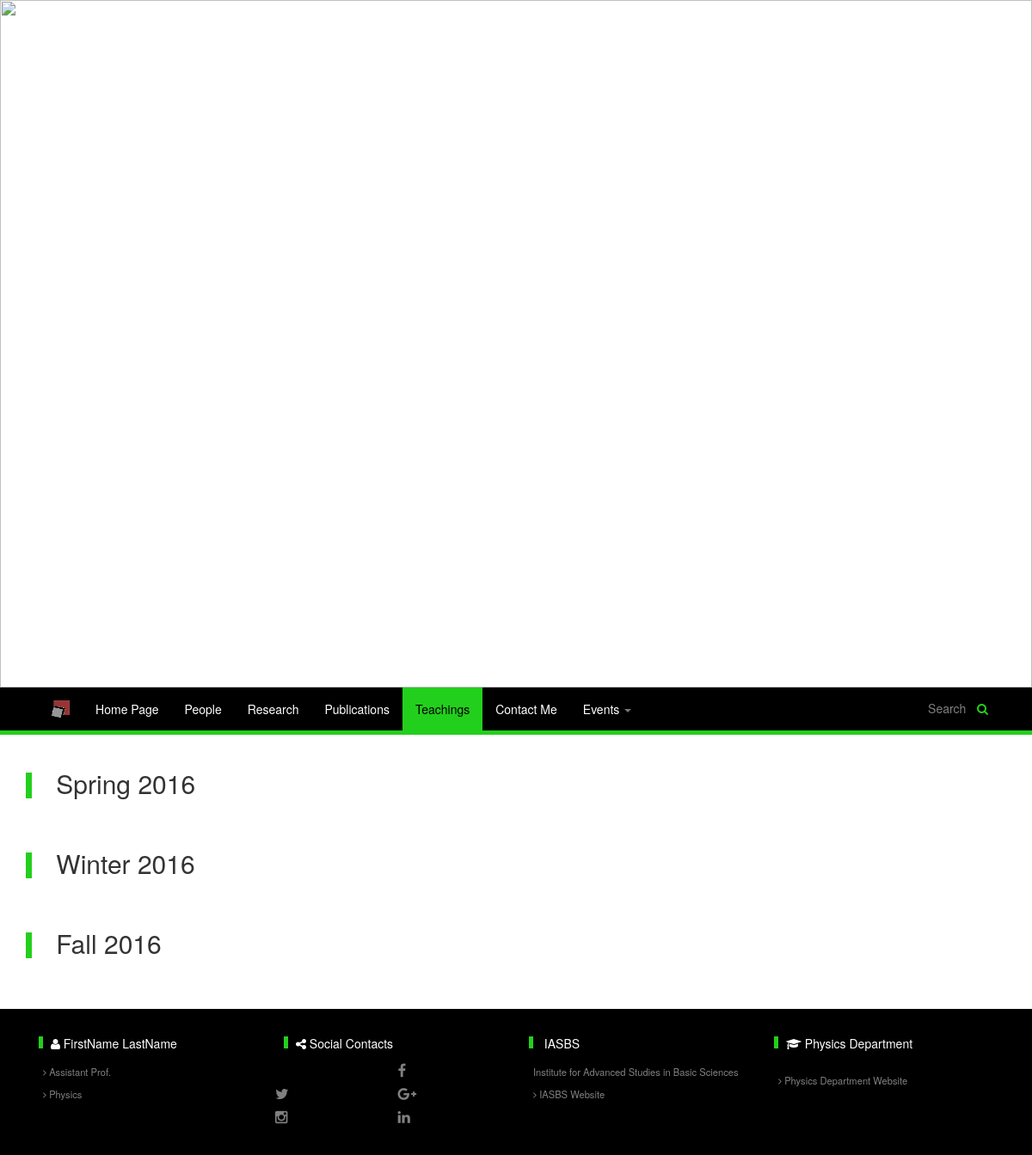
The app's page /preview/teachings.php (signed in) with its own data.
### tables this page shows
CREATE TABLE `page` (
  `page_id` varchar(255) NOT NULL,
  `websiteno` int(11) NOT NULL,
  `title` varchar(255) NOT NULL,
  `file_name` varchar(255) NOT NULL,
  `activity_status` tinyint(1) NOT NULL,
  PRIMARY KEY (`page_id`,`websiteno`),
  KEY `website#` (`websiteno`)
);

CREATE TABLE `season` (
  `seasonno` int(11) NOT NULL AUTO_INCREMENT,
  `websiteno` int(11) NOT NULL,
  `title` varchar(255) DEFAULT NULL,
  PRIMARY KEY (`seasonno`),
  KEY `websiteno` (`websiteno`),
  KEY `websiteno_2` (`websiteno`)
);

CREATE TABLE `footer_link` (
  `footer_linkno` int(11) NOT NULL AUTO_INCREMENT,
  `websiteno` int(11) NOT NULL,
  `role` tinyint(1) NOT NULL,
  `font_icon` varchar(255) NOT NULL,
  `title` varchar(1024) NOT NULL,
  `description` varchar(1024) NOT NULL,
  `activity_status` tinyint(1) NOT NULL,
  `link_label` varchar(1024) NOT NULL,
  `link_address` varchar(1024) NOT NULL,
  PRIMARY KEY (`footer_linkno`),
  KEY `website#` (`websiteno`)
);

### preview/teachings.php (the view, shortened to what this page needs)
<html>
	<head>
		<link rel="stylesheet" type="text/css" href="css/bootstrap.min.css" >
		<link rel="stylesheet" type="text/css" href="css/font-awesome.css" >
		<link rel="stylesheet" type="text/css" href="css/style.css" >
		<?php require_once("../webservices/everypage_technical_header.php"); ?>
	</head>
	<body>
		<?php
			$pageid="teachings";
			require_once("header.php");
		?>
		<div class="container">
			<div class="row">
				<?php
					$query="SELECT * FROM `season` WHERE websiteno  = ".$websiteno." ;";
					$result=$conn->query($query);
					for($i=0; $i<$result->num_rows ;$i++){
						$row=$result->fetch_assoc();
						echo "
							<div class='card col-xs-12 col-sm-12 col-md-12 col-lg-12'>
								<div class='card-header'>
									<h2>
										<i class='Bar'></i>
										".HTMLDecode($row['title'])."
									</h2>
								</div>
								<div class='card-body'>";
						echo "</div>
							</div>";
					}
				?>
			</div>
		</div>
		<?php
			require_once("footer.php");
		?>
	</body>
</html>

### preview/header.php (shortened to what this page needs)
<?php
	require_once("../webservices/everypage_technical_header.php");
	$HTMLFlag=false;
	$query="SELECT * FROM `page` WHERE websiteno = ".$websiteno." ;";
	$result=$conn->query($query);
	$page=array();
	for($i=0;$i< $result->num_rows ; $i++){
		$row=$result->fetch_assoc();
		$page[$row['page_id']]= $row;
	}
	$List=array('homepage','people','research', 'publications','teachings','contactme');
	$EventsList=array('groupmeetings', 'participatedactivities' ,'beyondscience');
	$query="SELECT `default_header_address`,`logo` FROM `website` WHERE websiteno = ".$websiteno." ;";
	$result=$conn->query($query);
	$row=$result->fetch_assoc();
	$HeaderImage=$row['default_header_address'];
	$HeaderImage=$_SESSION['LoggedIn']."_images/header_".$HeaderImage;
	$LogoImage=$row['logo'];
	$LogoImage= $LogoImage? $_SESSION['LoggedIn']."_images/iasbsLogo.png" : false ;
?>
<header>
	<div class="row">
		<div class="col-lg-12">
			<img style="width:100%;" src="<?php echo $HeaderImage; ?>" />
			<h1 class="carousel-caption" ><?php  ?></h1>
		</div>
	</div>
	<nav class="navbar navbar-default">
		<div class="container">
		    <div class="collapse navbar-collapse" id="myNavbar">
				<ul class="nav navbar-nav">
					<?php
						if($LogoImage) echo "<li class='hidden-xs' ><a href='https://iasbs.ac.ir' target='_blank' ><img src='$LogoImage' style='height:20px;' /></a></li> ";
						foreach($List as $item){
							if($page[$item]['activity_status']==1){
								$class="";
								$href=$page[$item]['file_name'].(($HTMLFlag)? ".html" : ".php");
								if($item==$pageid){
									$class=" class='active' ";
									$href="#";
								}
								echo "<li ".$class." ><a href='".$href."'>".HTMLDecode($page[$item]['title'])."</a></li> ";
							}
						}
					?>
					<?php
						$count=0;
						$print="";
						$active_flag=false;
						foreach($EventsList as $event){
							if($page[$event]['activity_status']==1){
								$count++;
								$class="";
								$href=$page[$event]['file_name'].(($HTMLFlag)? ".html" : ".php");
								$print.="<li ".$class." ><a href='".$href."'>".HTMLDecode($page[$event]['title'])."</a></li>";
							}
						}
						switch ($count) {
							default:
								echo "<li class='dropdown ".($active_flag?"active":"")."'>
										<a class='dropdown-toggle' data-toggle='dropdown' href='#'>Events
										<span class='caret'></span></a>
										<ul class='dropdown-menu'>".$print."</ul></li>";
								break;
						}
					?>
				</ul>
				<div class="nav navbar-nav navbar-right" >
					<div class="SearchBox hidden-xs">
						<input type="text" placeholder="Search" />
						<button><i class="fa fa-search"></i></button>
					</div>
				</div>
			</div>
		</div>
	</nav>
</header>

### webservices/everypage_technical_header.php (shortened to what this page needs)
<?php
    include("database_header.php");
    $query="SELECT * FROM user WHERE username='".$_SESSION['LoggedIn']."' ;";
    $result = $conn->query($query);
    if( $result->num_rows > 0){
        $row = $result->fetch_assoc();
        $websiteno=$row['websiteno'];
    }else{
        $websiteno=-1;
        $profile_pic_add="../app_data/img/profilepic/default.jpg";
        $profile_pic_caption="";
    }
    function HTMLDecode($str){
        $str=str_replace("&SINGLEQUOTE", "'", $str);
        $str=str_replace("&DOUBLEQUOTE", '"', $str);
        $str=str_replace("&NEWLINE", '<br/>', $str);
        return $str;
    }
?>

### preview/css/style.css (style rules this page uses)
.navbar-default { background-color: #000000; border-color: #23cf1d; border-width: 0; border-radius: 0; border-bottom-width: 5px; }
.navbar-default .navbar-nav > li > a { color: white; }
.navbar-default .navbar-nav > .active > a, .navbar-default .navbar-nav > .active > a:hover, .navbar-default .navbar-nav > .active > a:focus { color: #000000; background-color: #23cf1d; }
.navbar-default .navbar-nav > .dropdown > a .caret { border-top-color: #777; border-bottom-color: #777; }
.SearchBox { background-color: #000000; color: #23cf1d; padding-left:15px; padding-right:15px; margin-top:10px; }
.SearchBox input[type=text] { height:2em; background-color: #000000; color: #fff; padding:3px; border-width: 0; margin-right:0; }
.SearchBox button { height:2em; background-color: #000000;; color: #23cf1d; border:0; }
@media only screen and (min-width : 992px) and (max-width : 1200px) { .navbar-default .navbar-nav > li > a { font-size:1em; } }
@media only screen and (min-width : 992px) and (max-width : 1200px) { .navbar-nav .SearchBox input[type=text] { width: 50px; } }
.Bar:before { content: ''; display: inline-block; width: 7px; height: 1em; margin-right:20px; margin-bottom:-5px; background-color: #23cf1d; }
.card { margin-bottom:30px; }

### records on screen
page: title "Home Page"
page: title "People"
page: title "Research"
page: title "Publications"
page: title "Teachings"
page: title "Contact Me"
season: title "Spring 2016"
season: title "Winter 2016"
season: title "Fall 2016"
footer_link: title "IASBS Institute for Advanced Studies in Basic Sciences IASBS Website"
footer_link: title "Physics Department Physics Department Website"

### other values on screen
str_replace("&NEWLINE", '<br/>', $str) "FirstName LastName Assistant Prof. Physics"
